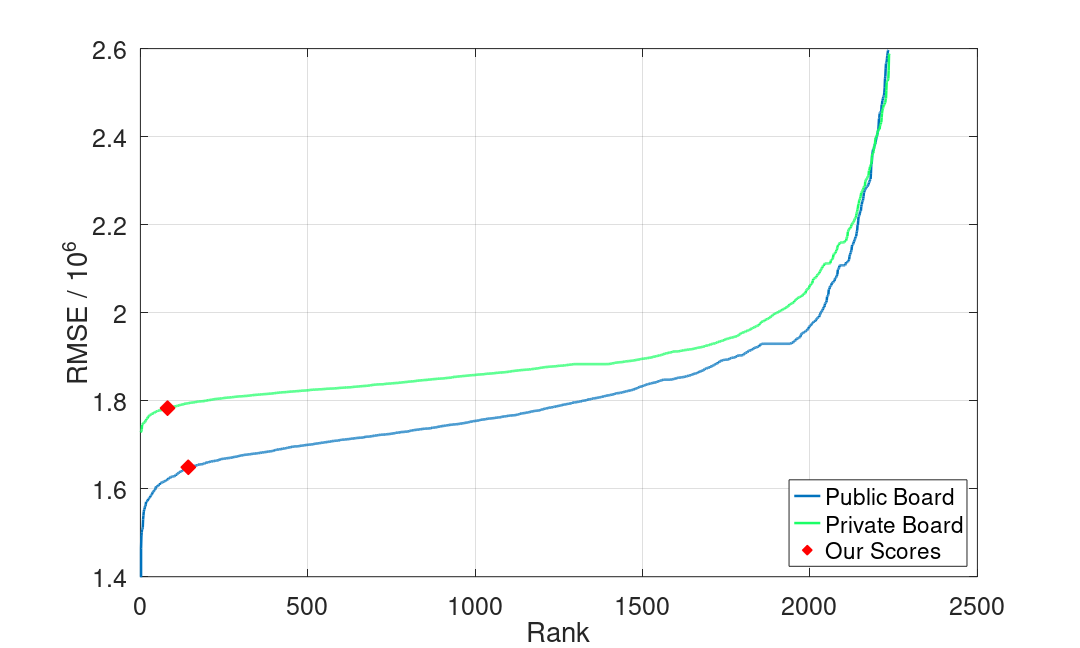

This chart was generated by the following MATLAB code:
% #!/usr/bin/env octave -qf

f = figure;

% set(f, 'visible', 'off');
threash_hold = 2.6;

private_s = load('private_board.txt');
private_s = sort(private_s) / 1e6;
private_s = private_s(private_s<threash_hold);

public_s = load('public_board.txt');
public_s = sort(public_s) / 1e6;
public_s = public_s(public_s<threash_hold);

our_private_score = 1783082.67907 / 1e6;
our_private_rank = sum(private_s < our_private_score);

our_public_score = 1648696.38015 / 1e6
our_public_rank = sum(public_s < our_public_score);

our_scores = [our_private_score, our_public_score];
our_ranks = [our_private_rank, our_public_rank];


plot(public_s, 'LineWidth', 2);
hold on;
plot(private_s, 'Color',[0.1,1.0,0.4], 'LineWidth', 2);
hold on;

plot(our_ranks, our_scores, 'rd', 'MarkerSize', 12, 'MarkerFaceColor', 'r');

h = legend('Public Board','Private Board', 'Our Scores');

set(h, 'FontSize', 20, 'FontName', 'Helvetica', 'Location', 'Southeast');

grid on;

% title('Leaderboard', 'FontSize', 20, 'FontWeight', 'bold', 'FontName', 'Helvetica');
xlabel('Rank', 'FontSize', 20, 'FontName', 'Helvetica');
ylabel('RMSE / 10^6', 'FontSize', 20, 'FontName', 'Helvetica');

ylim([1.4 threash_hold])

set(gca, 'FontSize', 20, 'FontName', 'Helvetica');

filename = '../../figs/pb.eps'

set(gcf,'paperposition',[0,0,8*1.5,4.8*1.5])

print('-depsc', filename);